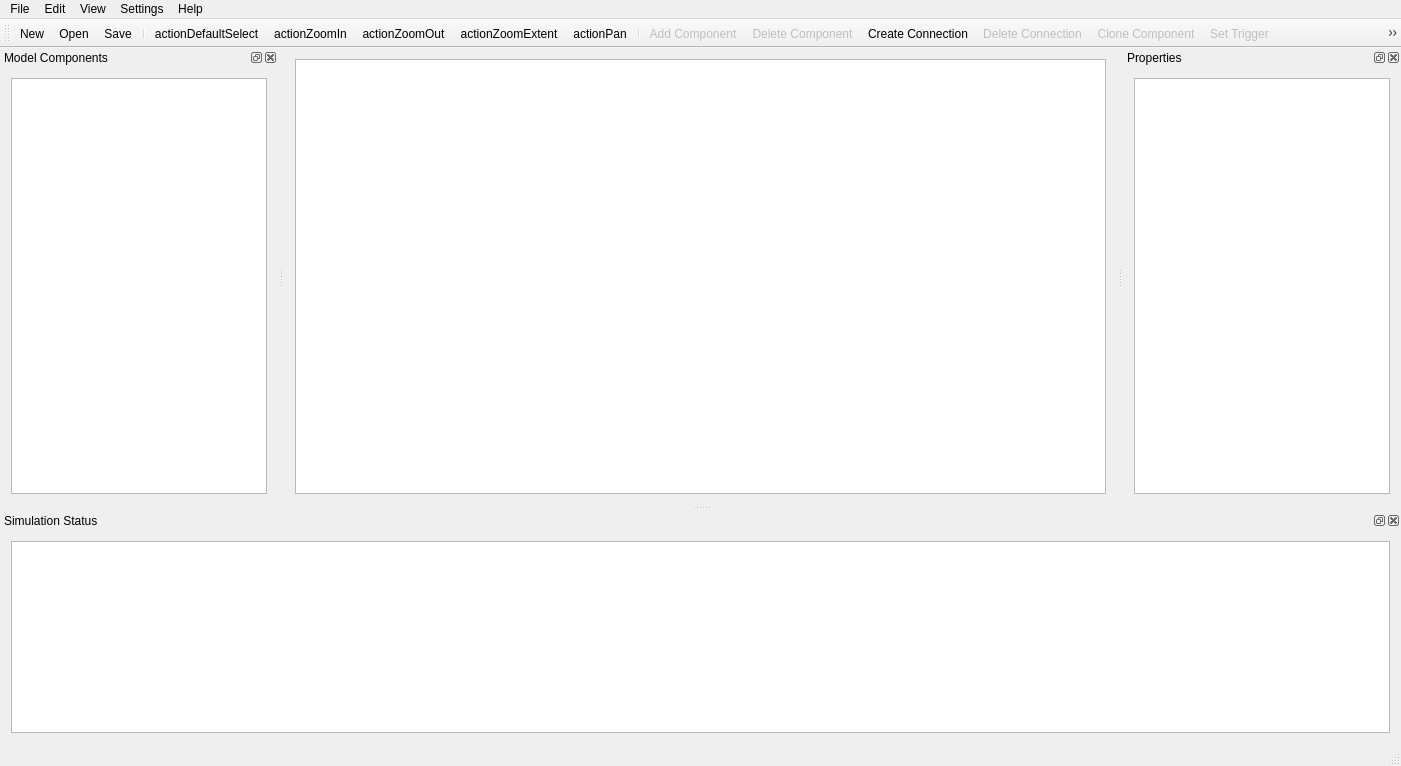
<?xml version="1.0" encoding="UTF-8"?>
<ui version="4.0">
 <class>HydroCoupleComposerClass</class>
 <widget class="QMainWindow" name="HydroCoupleComposerClass">
  <property name="geometry">
   <rect>
    <x>0</x>
    <y>0</y>
    <width>1401</width>
    <height>766</height>
   </rect>
  </property>
  <property name="acceptDrops">
   <bool>true</bool>
  </property>
  <property name="windowTitle">
   <string>HydroCouple Composer</string>
  </property>
  <property name="toolTip">
   <string>HydroCouple Composer</string>
  </property>
  <widget class="QWidget" name="centralWidget">
   <layout class="QHBoxLayout" name="horizontalLayout_2">
    <item>
     <widget class="GraphicsView" name="graphicsViewHydroCoupleComposer">
      <property name="contextMenuPolicy">
       <enum>Qt::CustomContextMenu</enum>
      </property>
     </widget>
    </item>
   </layout>
  </widget>
  <widget class="QMenuBar" name="menuBar">
   <property name="geometry">
    <rect>
     <x>0</x>
     <y>0</y>
     <width>1401</width>
     <height>22</height>
    </rect>
   </property>
   <widget class="QMenu" name="menuFile">
    <property name="toolTip">
     <string>File</string>
    </property>
    <property name="statusTip">
     <string>File</string>
    </property>
    <property name="whatsThis">
     <string>File</string>
    </property>
    <property name="title">
     <string>File</string>
    </property>
    <addaction name="actionNew"/>
    <addaction name="actionOpen"/>
    <addaction name="separator"/>
    <addaction name="actionSave"/>
    <addaction name="actionSave_As"/>
    <addaction name="separator"/>
    <addaction name="actionPrint"/>
    <addaction name="separator"/>
    <addaction name="actionClose"/>
   </widget>
   <widget class="QMenu" name="menuEdit">
    <property name="title">
     <string>Edit</string>
    </property>
   </widget>
   <widget class="QMenu" name="menuView">
    <property name="title">
     <string>View</string>
    </property>
   </widget>
   <widget class="QMenu" name="menuHelp">
    <property name="title">
     <string>Help</string>
    </property>
   </widget>
   <widget class="QMenu" name="menuSettings">
    <property name="title">
     <string>Settings</string>
    </property>
    <addaction name="actionClearAllSettings"/>
   </widget>
   <addaction name="menuFile"/>
   <addaction name="menuEdit"/>
   <addaction name="menuView"/>
   <addaction name="menuSettings"/>
   <addaction name="menuHelp"/>
  </widget>
  <widget class="QToolBar" name="toolBarMain">
   <property name="sizePolicy">
    <sizepolicy hsizetype="Preferred" vsizetype="Preferred">
     <horstretch>0</horstretch>
     <verstretch>0</verstretch>
    </sizepolicy>
   </property>
   <property name="windowTitle">
    <string>Main Toolbar</string>
   </property>
   <property name="toolTip">
    <string>Main Toolbar</string>
   </property>
   <property name="statusTip">
    <string>Main Toolbar</string>
   </property>
   <property name="whatsThis">
    <string>Main Toolbar</string>
   </property>
   <attribute name="toolBarArea">
    <enum>TopToolBarArea</enum>
   </attribute>
   <attribute name="toolBarBreak">
    <bool>false</bool>
   </attribute>
   <addaction name="actionNew"/>
   <addaction name="actionOpen"/>
   <addaction name="actionSave"/>
   <addaction name="separator"/>
   <addaction name="actionDefaultSelect"/>
   <addaction name="actionZoomIn"/>
   <addaction name="actionZoomOut"/>
   <addaction name="actionZoomExtent"/>
   <addaction name="actionPan"/>
   <addaction name="separator"/>
   <addaction name="actionAddComponent"/>
   <addaction name="actionDeleteComponent"/>
   <addaction name="actionCreateConnection"/>
   <addaction name="actionDeleteConnection"/>
   <addaction name="actionCloneComponent"/>
   <addaction name="actionSetTrigger"/>
   <addaction name="actionExecute"/>
   <addaction name="separator"/>
   <addaction name="actionLayoutComponents"/>
   <addaction name="actionAlignTop"/>
   <addaction name="actionAlignBottom"/>
   <addaction name="actionAlignLeft"/>
   <addaction name="actionAlignRight"/>
   <addaction name="actionAlignVerticalCenters"/>
   <addaction name="actionAlignHorizontalCenters"/>
   <addaction name="actionDistributeTopEdges"/>
   <addaction name="actionDistributeBottomEdges"/>
   <addaction name="actionDistributeLeftEdges"/>
   <addaction name="actionDistributeRightEdges"/>
   <addaction name="actionDistributeVerticalCenters"/>
   <addaction name="actionDistributeHorizontalCenters"/>
  </widget>
  <widget class="QStatusBar" name="statusBarMain"/>
  <widget class="QDockWidget" name="dockWidgetModelComponentInfos">
   <property name="sizePolicy">
    <sizepolicy hsizetype="Expanding" vsizetype="Expanding">
     <horstretch>0</horstretch>
     <verstretch>0</verstretch>
    </sizepolicy>
   </property>
   <property name="toolTip">
    <string>Model Components</string>
   </property>
   <property name="statusTip">
    <string>Model Components</string>
   </property>
   <property name="whatsThis">
    <string>Model Components</string>
   </property>
   <property name="windowTitle">
    <string>Model Components</string>
   </property>
   <attribute name="dockWidgetArea">
    <number>1</number>
   </attribute>
   <widget class="QWidget" name="dockWidgetContentsModelComponentInfos">
    <layout class="QVBoxLayout" name="verticalLayout">
     <item>
      <widget class="QSplitter" name="splitter">
       <property name="orientation">
        <enum>Qt::Vertical</enum>
       </property>
       <widget class="QTreeView" name="treeViewModelComponentInfos">
        <property name="contextMenuPolicy">
         <enum>Qt::CustomContextMenu</enum>
        </property>
        <property name="editTriggers">
         <set>QAbstractItemView::NoEditTriggers</set>
        </property>
        <property name="dragDropMode">
         <enum>QAbstractItemView::DragOnly</enum>
        </property>
        <property name="wordWrap">
         <bool>true</bool>
        </property>
       </widget>
      </widget>
     </item>
    </layout>
   </widget>
  </widget>
  <widget class="QDockWidget" name="dockWidgetProperties">
   <property name="sizePolicy">
    <sizepolicy hsizetype="Expanding" vsizetype="Expanding">
     <horstretch>0</horstretch>
     <verstretch>0</verstretch>
    </sizepolicy>
   </property>
   <property name="toolTip">
    <string>Properties</string>
   </property>
   <property name="statusTip">
    <string>Properties</string>
   </property>
   <property name="whatsThis">
    <string>Properties of Selected Items</string>
   </property>
   <property name="windowTitle">
    <string>Properties</string>
   </property>
   <attribute name="dockWidgetArea">
    <number>2</number>
   </attribute>
   <widget class="QWidget" name="dockWidgetContentsProperties">
    <layout class="QHBoxLayout" name="horizontalLayout">
     <item>
      <widget class="QTreeView" name="treeViewProperties">
       <property name="wordWrap">
        <bool>true</bool>
       </property>
      </widget>
     </item>
    </layout>
   </widget>
  </widget>
  <widget class="QDockWidget" name="dockWidgetSimulationStatus">
   <property name="windowTitle">
    <string>Simulation Status</string>
   </property>
   <attribute name="dockWidgetArea">
    <number>8</number>
   </attribute>
   <widget class="QWidget" name="dockWidgetContentsStatus">
    <layout class="QHBoxLayout" name="horizontalLayout_4">
     <item>
      <widget class="QTreeView" name="treeViewSimulationStatus"/>
     </item>
    </layout>
   </widget>
  </widget>
  <action name="actionNew">
   <property name="icon">
    <iconset resource="../resources/hydrocouplecomposer.qrc">
     <normaloff>:/HydroCoupleComposer/new</normaloff>:/HydroCoupleComposer/new</iconset>
   </property>
   <property name="text">
    <string>New</string>
   </property>
   <property name="statusTip">
    <string>New Project</string>
   </property>
   <property name="whatsThis">
    <string>Creates a new project.</string>
   </property>
   <property name="shortcut">
    <string>Ctrl+N</string>
   </property>
  </action>
  <action name="actionOpen">
   <property name="icon">
    <iconset resource="../resources/hydrocouplecomposer.qrc">
     <normaloff>:/HydroCoupleComposer/open</normaloff>:/HydroCoupleComposer/open</iconset>
   </property>
   <property name="text">
    <string>Open</string>
   </property>
   <property name="statusTip">
    <string>Open File</string>
   </property>
   <property name="whatsThis">
    <string>Opens a file</string>
   </property>
   <property name="shortcut">
    <string>Ctrl+O</string>
   </property>
  </action>
  <action name="actionSave">
   <property name="icon">
    <iconset resource="../resources/hydrocouplecomposer.qrc">
     <normaloff>:/HydroCoupleComposer/save</normaloff>:/HydroCoupleComposer/save</iconset>
   </property>
   <property name="text">
    <string>Save</string>
   </property>
   <property name="statusTip">
    <string>Save </string>
   </property>
   <property name="whatsThis">
    <string>Save</string>
   </property>
   <property name="shortcut">
    <string>Ctrl+S</string>
   </property>
  </action>
  <action name="actionSave_As">
   <property name="icon">
    <iconset resource="../resources/hydrocouplecomposer.qrc">
     <normaloff>:/HydroCoupleComposer/saveas</normaloff>:/HydroCoupleComposer/saveas</iconset>
   </property>
   <property name="text">
    <string>Save As</string>
   </property>
   <property name="statusTip">
    <string>Save As</string>
   </property>
   <property name="whatsThis">
    <string>Save as.</string>
   </property>
   <property name="shortcut">
    <string>Ctrl+Shift+S</string>
   </property>
  </action>
  <action name="actionPrint">
   <property name="icon">
    <iconset resource="../resources/hydrocouplecomposer.qrc">
     <normaloff>:/HydroCoupleComposer/print</normaloff>:/HydroCoupleComposer/print</iconset>
   </property>
   <property name="text">
    <string>Print</string>
   </property>
   <property name="statusTip">
    <string>Print</string>
   </property>
   <property name="whatsThis">
    <string>Print</string>
   </property>
   <property name="shortcut">
    <string>Ctrl+P</string>
   </property>
  </action>
  <action name="actionClose">
   <property name="icon">
    <iconset resource="../resources/hydrocouplecomposer.qrc">
     <normaloff>:/HydroCoupleComposer/close</normaloff>:/HydroCoupleComposer/close</iconset>
   </property>
   <property name="text">
    <string>Close</string>
   </property>
   <property name="statusTip">
    <string>Close</string>
   </property>
   <property name="whatsThis">
    <string>Close</string>
   </property>
   <property name="shortcut">
    <string>Alt+F4</string>
   </property>
  </action>
  <action name="actionClearAllSettings">
   <property name="icon">
    <iconset resource="../resources/hydrocouplecomposer.qrc">
     <normaloff>:/HydroCoupleComposer/clear</normaloff>:/HydroCoupleComposer/clear</iconset>
   </property>
   <property name="text">
    <string>Clear All Settings</string>
   </property>
   <property name="statusTip">
    <string>Clear All Settings</string>
   </property>
  </action>
  <action name="actionDefaultSelect">
   <property name="checkable">
    <bool>true</bool>
   </property>
   <property name="icon">
    <iconset resource="../resources/hydrocouplecomposer.qrc">
     <normaloff>:/HydroCoupleComposer/default</normaloff>:/HydroCoupleComposer/default</iconset>
   </property>
   <property name="text">
    <string>actionDefaultSelect</string>
   </property>
   <property name="toolTip">
    <string> Select</string>
   </property>
  </action>
  <action name="actionZoomIn">
   <property name="checkable">
    <bool>true</bool>
   </property>
   <property name="icon">
    <iconset resource="../resources/hydrocouplecomposer.qrc">
     <normaloff>:/HydroCoupleComposer/zoomin</normaloff>:/HydroCoupleComposer/zoomin</iconset>
   </property>
   <property name="text">
    <string>actionZoomIn</string>
   </property>
   <property name="toolTip">
    <string>Zoom In</string>
   </property>
  </action>
  <action name="actionZoomOut">
   <property name="checkable">
    <bool>true</bool>
   </property>
   <property name="icon">
    <iconset resource="../resources/hydrocouplecomposer.qrc">
     <normaloff>:/HydroCoupleComposer/zoomout</normaloff>:/HydroCoupleComposer/zoomout</iconset>
   </property>
   <property name="text">
    <string>actionZoomOut</string>
   </property>
   <property name="toolTip">
    <string>Zoom Out</string>
   </property>
  </action>
  <action name="actionZoomExtent">
   <property name="icon">
    <iconset resource="../resources/hydrocouplecomposer.qrc">
     <normaloff>:/HydroCoupleComposer/zoomextent</normaloff>:/HydroCoupleComposer/zoomextent</iconset>
   </property>
   <property name="text">
    <string>actionZoomExtent</string>
   </property>
   <property name="toolTip">
    <string>Zoom Extent</string>
   </property>
  </action>
  <action name="actionPan">
   <property name="checkable">
    <bool>true</bool>
   </property>
   <property name="icon">
    <iconset resource="../resources/hydrocouplecomposer.qrc">
     <normaloff>:/HydroCoupleComposer/pan</normaloff>:/HydroCoupleComposer/pan</iconset>
   </property>
   <property name="text">
    <string>actionPan</string>
   </property>
   <property name="toolTip">
    <string>Pan</string>
   </property>
  </action>
  <action name="actionCreateConnection">
   <property name="checkable">
    <bool>true</bool>
   </property>
   <property name="icon">
    <iconset resource="../resources/hydrocouplecomposer.qrc">
     <normaloff>:/HydroCoupleComposer/createconnection</normaloff>:/HydroCoupleComposer/createconnection</iconset>
   </property>
   <property name="text">
    <string>Create Connection</string>
   </property>
   <property name="toolTip">
    <string>Create Connection</string>
   </property>
  </action>
  <action name="actionDeleteConnection">
   <property name="enabled">
    <bool>false</bool>
   </property>
   <property name="icon">
    <iconset resource="../resources/hydrocouplecomposer.qrc">
     <normaloff>:/HydroCoupleComposer/deleteconnection</normaloff>:/HydroCoupleComposer/deleteconnection</iconset>
   </property>
   <property name="text">
    <string>Delete Connection</string>
   </property>
   <property name="toolTip">
    <string>Delete Connection</string>
   </property>
  </action>
  <action name="actionAddComponent">
   <property name="enabled">
    <bool>false</bool>
   </property>
   <property name="icon">
    <iconset resource="../resources/hydrocouplecomposer.qrc">
     <normaloff>:/HydroCoupleComposer/addcomponent</normaloff>:/HydroCoupleComposer/addcomponent</iconset>
   </property>
   <property name="text">
    <string>Add Component</string>
   </property>
   <property name="toolTip">
    <string>Add Component</string>
   </property>
  </action>
  <action name="actionDeleteComponent">
   <property name="enabled">
    <bool>false</bool>
   </property>
   <property name="icon">
    <iconset resource="../resources/hydrocouplecomposer.qrc">
     <normaloff>:/HydroCoupleComposer/deletecomponent</normaloff>:/HydroCoupleComposer/deletecomponent</iconset>
   </property>
   <property name="text">
    <string>Delete Component</string>
   </property>
   <property name="toolTip">
    <string>Delete Component</string>
   </property>
  </action>
  <action name="actionBrowseComponentInfoFolder">
   <property name="icon">
    <iconset resource="../resources/hydrocouplecomposer.qrc">
     <normaloff>:/HydroCoupleComposer/open</normaloff>:/HydroCoupleComposer/open</iconset>
   </property>
   <property name="text">
    <string>Browse to Component Folder</string>
   </property>
   <property name="toolTip">
    <string>Browse to Enclosing</string>
   </property>
  </action>
  <action name="actionCloneComponent">
   <property name="enabled">
    <bool>false</bool>
   </property>
   <property name="icon">
    <iconset resource="../resources/hydrocouplecomposer.qrc">
     <normaloff>:/HydroCoupleComposer/clonecomponent</normaloff>:/HydroCoupleComposer/clonecomponent</iconset>
   </property>
   <property name="text">
    <string>Clone Component</string>
   </property>
   <property name="toolTip">
    <string>Clone Component</string>
   </property>
  </action>
  <action name="actionAlignTop">
   <property name="enabled">
    <bool>false</bool>
   </property>
   <property name="icon">
    <iconset resource="../resources/hydrocouplecomposer.qrc">
     <normaloff>:/HydroCoupleComposer/topedges</normaloff>:/HydroCoupleComposer/topedges</iconset>
   </property>
   <property name="text">
    <string>Align Top Edges</string>
   </property>
   <property name="toolTip">
    <string>Align Top Edges</string>
   </property>
  </action>
  <action name="actionAlignBottom">
   <property name="enabled">
    <bool>false</bool>
   </property>
   <property name="icon">
    <iconset resource="../resources/hydrocouplecomposer.qrc">
     <normaloff>:/HydroCoupleComposer/bottomedges</normaloff>:/HydroCoupleComposer/bottomedges</iconset>
   </property>
   <property name="text">
    <string>Align Bottom Edges</string>
   </property>
   <property name="toolTip">
    <string>Align Bottom Edges</string>
   </property>
  </action>
  <action name="actionAlignLeft">
   <property name="enabled">
    <bool>false</bool>
   </property>
   <property name="icon">
    <iconset resource="../resources/hydrocouplecomposer.qrc">
     <normaloff>:/HydroCoupleComposer/leftedges</normaloff>:/HydroCoupleComposer/leftedges</iconset>
   </property>
   <property name="text">
    <string>Align Left Edges</string>
   </property>
   <property name="toolTip">
    <string>Align Left Edges</string>
   </property>
  </action>
  <action name="actionAlignRight">
   <property name="enabled">
    <bool>false</bool>
   </property>
   <property name="icon">
    <iconset resource="../resources/hydrocouplecomposer.qrc">
     <normaloff>:/HydroCoupleComposer/rightedges</normaloff>:/HydroCoupleComposer/rightedges</iconset>
   </property>
   <property name="text">
    <string>Align Right Edges</string>
   </property>
   <property name="toolTip">
    <string>Align Right Edges</string>
   </property>
  </action>
  <action name="actionAlignVerticalCenters">
   <property name="enabled">
    <bool>false</bool>
   </property>
   <property name="icon">
    <iconset resource="../resources/hydrocouplecomposer.qrc">
     <normaloff>:/HydroCoupleComposer/verticalcenters</normaloff>:/HydroCoupleComposer/verticalcenters</iconset>
   </property>
   <property name="text">
    <string>Align Vertical Centers</string>
   </property>
   <property name="toolTip">
    <string>Align Vertical Centers</string>
   </property>
  </action>
  <action name="actionAlignHorizontalCenters">
   <property name="enabled">
    <bool>false</bool>
   </property>
   <property name="icon">
    <iconset resource="../resources/hydrocouplecomposer.qrc">
     <normaloff>:/HydroCoupleComposer/horizontalcenters</normaloff>:/HydroCoupleComposer/horizontalcenters</iconset>
   </property>
   <property name="text">
    <string>Align Horizontal Centers</string>
   </property>
   <property name="toolTip">
    <string>Align Horizontal Centers</string>
   </property>
  </action>
  <action name="actionExecute">
   <property name="icon">
    <iconset resource="../resources/hydrocouplecomposer.qrc">
     <normaloff>:/HydroCoupleComposer/execute</normaloff>:/HydroCoupleComposer/execute</iconset>
   </property>
   <property name="text">
    <string>Execute Composition</string>
   </property>
   <property name="toolTip">
    <string>Execute Composition</string>
   </property>
  </action>
  <action name="actionDistributeTopEdges">
   <property name="enabled">
    <bool>false</bool>
   </property>
   <property name="icon">
    <iconset resource="../resources/hydrocouplecomposer.qrc">
     <normaloff>:/HydroCoupleComposer/distributetopedges</normaloff>:/HydroCoupleComposer/distributetopedges</iconset>
   </property>
   <property name="text">
    <string>Distribute Top Edges</string>
   </property>
   <property name="toolTip">
    <string>Distribute Top Edges</string>
   </property>
  </action>
  <action name="actionDistributeBottomEdges">
   <property name="enabled">
    <bool>false</bool>
   </property>
   <property name="icon">
    <iconset resource="../resources/hydrocouplecomposer.qrc">
     <normaloff>:/HydroCoupleComposer/distributebottomedges</normaloff>:/HydroCoupleComposer/distributebottomedges</iconset>
   </property>
   <property name="text">
    <string>Distribute Bottom Edges</string>
   </property>
   <property name="toolTip">
    <string>Distribute Bottom Edges</string>
   </property>
  </action>
  <action name="actionDistributeLeftEdges">
   <property name="enabled">
    <bool>false</bool>
   </property>
   <property name="icon">
    <iconset resource="../resources/hydrocouplecomposer.qrc">
     <normaloff>:/HydroCoupleComposer/distributeleftedges</normaloff>:/HydroCoupleComposer/distributeleftedges</iconset>
   </property>
   <property name="text">
    <string>Distribute Left Edges</string>
   </property>
   <property name="toolTip">
    <string>Distribute Left Edges</string>
   </property>
  </action>
  <action name="actionDistributeRightEdges">
   <property name="enabled">
    <bool>false</bool>
   </property>
   <property name="icon">
    <iconset resource="../resources/hydrocouplecomposer.qrc">
     <normaloff>:/HydroCoupleComposer/distributerightedges</normaloff>:/HydroCoupleComposer/distributerightedges</iconset>
   </property>
   <property name="text">
    <string>Distribute Right Edges</string>
   </property>
   <property name="toolTip">
    <string>Distribute Right Edges</string>
   </property>
  </action>
  <action name="actionDistributeVerticalCenters">
   <property name="enabled">
    <bool>false</bool>
   </property>
   <property name="icon">
    <iconset resource="../resources/hydrocouplecomposer.qrc">
     <normaloff>:/HydroCoupleComposer/distributeverticalcenters</normaloff>:/HydroCoupleComposer/distributeverticalcenters</iconset>
   </property>
   <property name="text">
    <string>Distribute Vertical Centers</string>
   </property>
   <property name="toolTip">
    <string>Distribute Vertical Centers</string>
   </property>
  </action>
  <action name="actionDistributeHorizontalCenters">
   <property name="enabled">
    <bool>false</bool>
   </property>
   <property name="icon">
    <iconset resource="../resources/hydrocouplecomposer.qrc">
     <normaloff>:/HydroCoupleComposer/distributehorizontalcenters</normaloff>:/HydroCoupleComposer/distributehorizontalcenters</iconset>
   </property>
   <property name="text">
    <string>Distribute Horizontal Centers</string>
   </property>
   <property name="toolTip">
    <string>Distribute Horizontal Centers</string>
   </property>
  </action>
  <action name="actionLayoutComponents">
   <property name="icon">
    <iconset resource="../resources/hydrocouplecomposer.qrc">
     <normaloff>:/HydroCoupleComposer/layoutcomponents</normaloff>:/HydroCoupleComposer/layoutcomponents</iconset>
   </property>
   <property name="text">
    <string>Layout Components</string>
   </property>
   <property name="toolTip">
    <string>Layout Components</string>
   </property>
  </action>
  <action name="actionValidateComponentLibrary">
   <property name="icon">
    <iconset resource="../resources/hydrocouplecomposer.qrc">
     <normaloff>:/HydroCoupleComposer/validate</normaloff>:/HydroCoupleComposer/validate</iconset>
   </property>
   <property name="text">
    <string>Validate Library</string>
   </property>
   <property name="toolTip">
    <string>Validate Library</string>
   </property>
  </action>
  <action name="actionSetTrigger">
   <property name="enabled">
    <bool>false</bool>
   </property>
   <property name="icon">
    <iconset resource="../resources/hydrocouplecomposer.qrc">
     <normaloff>:/HydroCoupleComposer/trigger</normaloff>:/HydroCoupleComposer/trigger</iconset>
   </property>
   <property name="text">
    <string>Set Trigger</string>
   </property>
   <property name="toolTip">
    <string>Set Select Component As Trigger</string>
   </property>
  </action>
  <action name="actionActionAddModelComponentLibrary">
   <property name="icon">
    <iconset resource="../resources/hydrocouplecomposer.qrc">
     <normaloff>:/HydroCoupleComposer/hydrocouplecomposer</normaloff>:/HydroCoupleComposer/hydrocouplecomposer</iconset>
   </property>
   <property name="text">
    <string>Open Component Library</string>
   </property>
   <property name="toolTip">
    <string>Open Component Library</string>
   </property>
  </action>
  <action name="actionDeleteModelComponentLibrary">
   <property name="icon">
    <iconset resource="../resources/hydrocouplecomposer.qrc">
     <normaloff>:/HydroCoupleComposer/clear</normaloff>:/HydroCoupleComposer/clear</iconset>
   </property>
   <property name="text">
    <string>Delete Component Library</string>
   </property>
   <property name="toolTip">
    <string>Remove Model Component Library</string>
   </property>
  </action>
 </widget>
 <layoutdefault spacing="6" margin="11"/>
 <customwidgets>
  <customwidget>
   <class>GraphicsView</class>
   <extends>QGraphicsView</extends>
   <header location="global">graphicsview.h</header>
  </customwidget>
 </customwidgets>
 <resources>
  <include location="../resources/hydrocouplecomposer.qrc"/>
 </resources>
 <connections/>
</ui>
